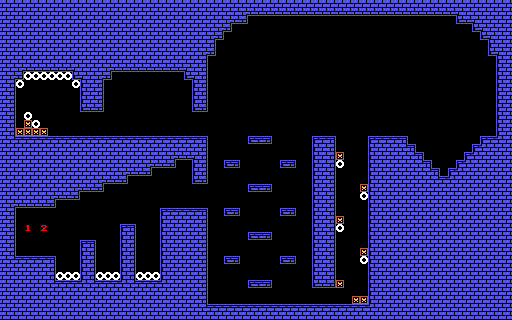

This is a level from a 2D game, rendered from its Tiled map with the project's own tilesets. A one-line summary and the complete map file follow:
An orthogonal 64x40 tile map with 8x8 px tiles, 1 tile layer (Tile Layer 1).

<map version="1.4" tiledversion="1.4.3" orientation="orthogonal" renderorder="right-down" width="64" height="40" tilewidth="8" tileheight="8" infinite="0" nextlayerid="2" nextobjectid="1">
 <tileset firstgid="1" source="JavaTileset.tsx" />
 <layer id="1" name="Tile Layer 1" width="64" height="40">
  <data encoding="csv">
6,6,6,6,6,6,6,6,6,6,6,6,6,6,6,6,6,6,6,6,6,6,6,6,6,6,6,6,6,6,6,6,6,6,6,6,6,6,6,6,6,6,6,6,6,6,6,6,6,6,6,6,6,6,6,6,6,6,6,6,6,6,6,6,
6,6,6,6,6,6,6,6,6,6,6,6,6,6,6,6,6,6,6,6,6,6,6,6,6,6,6,6,6,6,20,13,13,13,13,13,13,13,13,13,13,13,13,13,13,13,13,13,13,13,13,13,13,13,13,13,13,19,6,6,6,6,6,6,
6,6,6,6,6,6,6,6,6,6,6,6,6,6,6,6,6,6,6,6,6,6,6,6,6,6,6,6,20,13,50,0,0,0,0,0,0,0,0,0,0,0,0,0,0,0,0,0,0,0,0,0,0,0,0,0,0,49,13,19,6,6,6,6,
6,6,6,6,6,6,6,6,6,6,6,6,6,6,6,6,6,6,6,6,6,6,6,6,6,6,6,20,50,0,0,0,0,0,0,0,0,0,0,0,0,0,0,0,0,0,0,0,0,0,0,0,0,0,0,0,0,0,0,49,19,6,6,6,
6,6,6,6,6,6,6,6,6,6,6,6,6,6,6,6,6,6,6,6,6,6,6,6,6,6,20,50,0,0,0,0,0,0,0,0,0,0,0,0,0,0,0,0,0,0,0,0,0,0,0,0,0,0,0,0,0,0,0,0,49,19,6,6,
6,6,6,6,6,6,6,6,6,6,6,6,6,6,6,6,6,6,6,6,6,6,6,6,6,6,29,0,0,0,0,0,0,0,0,0,0,0,0,0,0,0,0,0,0,0,0,0,0,0,0,0,0,0,0,0,0,0,0,0,0,28,6,6,
6,6,6,6,6,6,6,6,6,6,6,6,6,6,6,6,6,6,6,6,6,6,6,6,6,20,50,0,0,0,0,0,0,0,0,0,0,0,0,0,0,0,0,0,0,0,0,0,0,0,0,0,0,0,0,0,0,0,0,0,0,49,19,6,
6,6,6,6,6,6,6,6,6,6,6,6,6,6,6,6,6,6,6,6,6,6,6,6,6,29,0,0,0,0,0,0,0,0,0,0,0,0,0,0,0,0,0,0,0,0,0,0,0,0,0,0,0,0,0,0,0,0,0,0,0,0,28,6,
6,6,20,13,13,13,13,13,13,19,6,6,6,20,13,13,13,13,13,13,13,13,13,19,6,29,0,0,0,0,0,0,0,0,0,0,0,0,0,0,0,0,0,0,0,0,0,0,0,0,0,0,0,0,0,0,0,0,0,0,0,0,28,6,
6,20,50,65,65,65,65,65,65,49,19,6,20,50,0,0,0,0,0,0,0,0,0,49,19,29,0,0,0,0,0,0,0,0,0,0,0,0,0,0,0,0,0,0,0,0,0,0,0,0,0,0,0,0,0,0,0,0,0,0,0,0,28,6,
6,29,65,0,0,0,0,0,0,65,28,6,29,0,0,0,0,0,0,0,0,0,0,0,28,29,0,0,0,0,0,0,0,0,0,0,0,0,0,0,0,0,0,0,0,0,0,0,0,0,0,0,0,0,0,0,0,0,0,0,0,0,28,6,
6,29,0,0,0,0,0,0,0,0,28,6,29,0,0,0,0,0,0,0,0,0,0,0,28,29,0,0,0,0,0,0,0,0,0,0,0,0,0,0,0,0,0,0,0,0,0,0,0,0,0,0,0,0,0,0,0,0,0,0,0,0,28,6,
6,29,0,0,0,0,0,0,0,0,28,6,29,0,0,0,0,0,0,0,0,0,0,0,28,29,0,0,0,0,0,0,0,0,0,0,0,0,0,0,0,0,0,0,0,0,0,0,0,0,0,0,0,0,0,0,0,0,0,0,0,0,28,6,
6,29,0,0,0,0,0,0,0,0,49,13,50,0,0,0,0,0,0,0,0,0,0,0,49,50,0,0,0,0,0,0,0,0,0,0,0,0,0,0,0,0,0,0,0,0,0,0,0,0,0,0,0,0,0,0,0,0,0,0,0,0,28,6,
6,29,0,65,0,0,0,0,0,0,0,0,0,0,0,0,0,0,0,0,0,0,0,0,0,0,0,0,0,0,0,0,0,0,0,0,0,0,0,0,0,0,0,0,0,0,0,0,0,0,0,0,0,0,0,0,0,0,0,0,0,0,28,6,
6,29,0,67,65,0,0,0,0,0,0,0,0,0,0,0,0,0,0,0,0,0,0,0,0,0,0,0,0,0,0,0,0,0,0,0,0,0,0,0,0,0,0,0,0,0,0,0,0,0,0,0,0,0,0,0,0,0,0,0,0,0,28,6,
6,29,67,67,67,67,0,0,0,0,0,0,0,0,0,0,0,0,0,0,0,0,0,0,0,0,0,0,0,0,0,0,0,0,0,0,0,0,0,0,0,0,0,0,0,0,0,0,0,0,0,0,0,0,0,0,0,0,0,0,0,0,28,6,
6,4,12,12,12,12,12,12,12,12,12,12,12,12,12,12,12,12,12,12,12,12,12,12,12,34,0,0,0,0,0,1,11,2,0,0,0,0,0,33,12,34,0,0,0,0,33,12,12,12,34,0,0,0,0,0,0,0,0,0,33,12,3,6,
6,6,6,6,6,6,6,6,6,6,6,6,6,6,6,6,6,6,6,6,6,6,6,6,6,29,0,0,0,0,0,0,0,0,0,0,0,0,0,28,6,29,0,0,0,0,28,6,6,6,4,34,0,0,0,0,0,0,0,33,3,6,6,6,
6,6,6,6,6,6,6,6,6,6,6,6,6,6,6,6,6,6,6,6,6,20,13,13,19,29,0,0,0,0,0,0,0,0,0,0,0,0,0,28,6,29,67,0,0,0,28,6,6,6,6,4,34,0,0,0,0,0,33,3,6,6,6,6,
6,6,6,6,6,6,6,6,6,6,6,6,6,6,6,6,6,6,20,13,13,50,0,0,28,29,0,0,1,2,0,0,0,0,0,1,2,0,0,28,6,29,65,0,0,0,28,6,6,6,6,6,4,34,0,0,0,33,3,6,6,6,6,6,
6,6,6,6,6,6,6,6,6,6,6,6,6,6,6,20,13,13,50,0,0,0,0,0,28,29,0,0,0,0,0,0,0,0,0,0,0,0,0,28,6,29,0,0,0,0,28,6,6,6,6,6,6,4,34,0,33,3,6,6,6,6,6,6,
6,6,6,6,6,6,6,6,6,6,6,6,20,13,13,50,0,0,0,0,0,0,0,0,49,50,0,0,0,0,0,0,0,0,0,0,0,0,0,28,6,29,0,0,0,0,28,6,6,6,6,6,6,6,4,12,3,6,6,6,6,6,6,6,
6,6,6,6,6,6,6,6,6,20,13,13,50,0,0,0,0,0,0,0,0,0,0,0,0,0,0,0,0,0,0,1,11,2,0,0,0,0,0,28,6,29,0,0,0,67,28,6,6,6,6,6,6,6,6,6,6,6,6,6,6,6,6,6,
6,6,6,6,6,6,20,13,13,50,0,0,0,0,0,0,0,0,0,0,0,0,0,0,0,0,0,0,0,0,0,0,0,0,0,0,0,0,0,28,6,29,0,0,0,65,28,6,6,6,6,6,6,6,6,6,6,6,6,6,6,6,6,6,
6,20,13,13,13,13,50,0,0,0,0,0,0,0,0,0,0,0,0,0,0,0,0,0,0,0,0,0,0,0,0,0,0,0,0,0,0,0,0,28,6,29,0,0,0,0,28,6,6,6,6,6,6,6,6,6,6,6,6,6,6,6,6,6,
6,29,0,0,0,0,0,0,0,0,0,0,0,0,0,0,0,0,0,0,33,12,12,12,12,34,0,0,1,2,0,0,0,0,0,1,2,0,0,28,6,29,0,0,0,0,28,6,6,6,6,6,6,6,6,6,6,6,6,6,6,6,6,6,
6,29,0,0,0,0,0,0,0,0,0,0,0,0,0,0,0,0,0,0,28,6,6,6,6,29,0,0,0,0,0,0,0,0,0,0,0,0,0,28,6,29,67,0,0,0,28,6,6,6,6,6,6,6,6,6,6,6,6,6,6,6,6,6,
6,29,0,97,0,98,0,0,0,0,0,0,0,0,0,33,34,0,0,0,28,6,6,6,6,29,0,0,0,0,0,0,0,0,0,0,0,0,0,28,6,29,65,0,0,0,28,6,6,6,6,6,6,6,6,6,6,6,6,6,6,6,6,6,
6,29,0,0,0,0,0,0,0,0,0,0,0,0,0,28,29,0,0,0,28,6,6,6,6,29,0,0,0,0,0,1,11,2,0,0,0,0,0,28,6,29,0,0,0,0,28,6,6,6,6,6,6,6,6,6,6,6,6,6,6,6,6,6,
6,29,0,0,0,0,0,0,0,0,33,34,0,0,0,28,29,0,0,0,28,6,6,6,6,29,0,0,0,0,0,0,0,0,0,0,0,0,0,28,6,29,0,0,0,0,28,6,6,6,6,6,6,6,6,6,6,6,6,6,6,6,6,6,
6,29,0,0,0,0,0,0,0,0,28,29,0,0,0,28,29,0,0,0,28,6,6,6,6,29,0,0,0,0,0,0,0,0,0,0,0,0,0,28,6,29,0,0,0,67,28,6,6,6,6,6,6,6,6,6,6,6,6,6,6,6,6,6,
6,4,12,12,12,12,34,0,0,0,28,29,0,0,0,28,29,0,0,0,28,6,6,6,6,29,0,0,1,2,0,0,0,0,0,1,2,0,0,28,6,29,0,0,0,65,28,6,6,6,6,6,6,6,6,6,6,6,6,6,6,6,6,6,
6,6,6,6,6,6,29,0,0,0,28,29,0,0,0,28,29,0,0,0,28,6,6,6,6,29,0,0,0,0,0,0,0,0,0,0,0,0,0,28,6,29,0,0,0,0,28,6,6,6,6,6,6,6,6,6,6,6,6,6,6,6,6,6,
6,6,6,6,6,6,29,65,65,65,28,29,65,65,65,28,29,65,65,65,28,6,6,6,6,29,0,0,0,0,0,0,0,0,0,0,0,0,0,28,6,29,0,0,0,0,28,6,6,6,6,6,6,6,6,6,6,6,6,6,6,6,6,6,
6,6,6,6,6,6,4,12,12,12,3,4,12,12,12,3,4,12,12,12,3,6,6,6,6,29,0,0,0,0,0,1,11,2,0,0,0,0,0,49,13,50,67,0,0,0,28,6,6,6,6,6,6,6,6,6,6,6,6,6,6,6,6,6,
6,6,6,6,6,6,6,6,6,6,6,6,6,6,6,6,6,6,6,6,6,6,6,6,6,29,0,0,0,0,0,0,0,0,0,0,0,0,0,0,0,0,0,0,0,0,28,6,6,6,6,6,6,6,6,6,6,6,6,6,6,6,6,6,
6,6,6,6,6,6,6,6,6,6,6,6,6,6,6,6,6,6,6,6,6,6,6,6,6,29,0,0,0,0,0,0,0,0,0,0,0,0,0,0,0,0,0,0,67,67,28,6,6,6,6,6,6,6,6,6,6,6,6,6,6,6,6,6,
6,6,6,6,6,6,6,6,6,6,6,6,6,6,6,6,6,6,6,6,6,6,6,6,6,4,12,12,12,12,12,12,12,12,12,12,12,12,12,12,12,12,12,12,12,12,3,6,6,6,6,6,6,6,6,6,6,6,6,6,6,6,6,6,
6,6,6,6,6,6,6,6,6,6,6,6,6,6,6,6,6,6,6,6,6,6,6,6,6,6,6,6,6,6,6,6,6,6,6,6,6,6,6,6,6,6,6,6,6,6,6,6,6,6,6,6,6,6,6,6,6,6,6,6,6,6,6,6
</data>
 </layer>
</map>